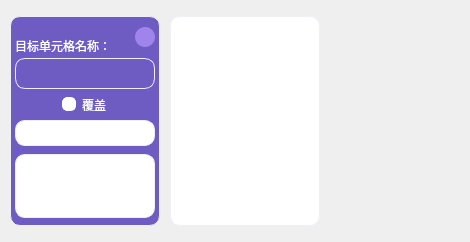
            <widget class="QWidget" name="processRepo">
             <property name="geometry">
              <rect>
               <x>0</x>
               <y>0</y>
               <width>470</width>
               <height>242</height>
              </rect>
             </property>
             <property name="maximumSize">
              <size>
               <width>16777215</width>
               <height>242</height>
              </size>
             </property>
             <layout class="QHBoxLayout" name="processGrid">
              <property name="spacing">
               <number>10</number>
              </property>
              <property name="leftMargin">
               <number>10</number>
              </property>
              <property name="topMargin">
               <number>0</number>
              </property>
              <property name="rightMargin">
               <number>10</number>
              </property>
              <property name="bottomMargin">
               <number>0</number>
              </property>
              <item>
               <widget class="QWidget" name="process1" native="true">
                <property name="minimumSize">
                 <size>
                  <width>150</width>
                  <height>210</height>
                 </size>
                </property>
                <property name="maximumSize">
                 <size>
                  <width>110</width>
                  <height>210</height>
                 </size>
                </property>
                <property name="styleSheet">
                 <string notr="true">*{
background-color:rgb(110, 92, 194);
border:1px solid rgb(239, 239, 248);
border-radius:10px;
}
</string>
                </property>
                <layout class="QVBoxLayout" name="verticalLayout_11">
                 <property name="spacing">
                  <number>0</number>
                 </property>
                 <property name="leftMargin">
                  <number>5</number>
                 </property>
                 <property name="topMargin">
                  <number>0</number>
                 </property>
                 <property name="rightMargin">
                  <number>5</number>
                 </property>
                 <property name="bottomMargin">
                  <number>0</number>
                 </property>
                 <item>
                  <widget class="QFrame" name="frame_11">
                   <property name="minimumSize">
                    <size>
                     <width>0</width>
                     <height>30</height>
                    </size>
                   </property>
                   <property name="maximumSize">
                    <size>
                     <width>16777215</width>
                     <height>30</height>
                    </size>
                   </property>
                   <property name="styleSheet">
                    <string notr="true">border:none</string>
                   </property>
                   <property name="frameShape">
                    <enum>QFrame::StyledPanel</enum>
                   </property>
                   <property name="frameShadow">
                    <enum>QFrame::Raised</enum>
                   </property>
                   <layout class="QHBoxLayout" name="horizontalLayout_5">
                    <property name="spacing">
                     <number>0</number>
                    </property>
                    <property name="leftMargin">
                     <number>0</number>
                    </property>
                    <property name="topMargin">
                     <number>0</number>
                    </property>
                    <property name="rightMargin">
                     <number>0</number>
                    </property>
                    <property name="bottomMargin">
                     <number>0</number>
                    </property>
                    <item alignment="Qt::AlignBottom">
                     <widget class="QLabel" name="label_7">
                      <property name="minimumSize">
                       <size>
                        <width>0</width>
                        <height>13</height>
                       </size>
                      </property>
                      <property name="maximumSize">
                       <size>
                        <width>16777215</width>
                        <height>10</height>
                       </size>
                      </property>
                      <property name="styleSheet">
                       <string notr="true">color: rgb(255, 255, 255);</string>
                      </property>
                      <property name="text">
                       <string>目标单元格名称：</string>
                      </property>
                     </widget>
                    </item>
                    <item alignment="Qt::AlignRight">
                     <widget class="QPushButton" name="btn_writer_deleteProcess">
                      <property name="minimumSize">
                       <size>
                        <width>20</width>
                        <height>20</height>
                       </size>
                      </property>
                      <property name="maximumSize">
                       <size>
                        <width>20</width>
                        <height>20</height>
                       </size>
                      </property>
                      <property name="styleSheet">
                       <string notr="true">*{background-color:rgb(158, 132, 235);}
*:hover{
	
	background-color: rgb(223, 145, 146);
}

*:pressed{
background-color: rgb(203, 125, 126);
}</string>
                      </property>
                      <property name="text">
                       <string/>
                      </property>
                      <property name="icon">
                       <iconset resource="../resource.qrc">
                        <normaloff>:/icons/icon/关闭.ico</normaloff>:/icons/icon/关闭.ico</iconset>
                      </property>
                     </widget>
                    </item>
                   </layout>
                  </widget>
                 </item>
                 <item>
                  <widget class="QLineEdit" name="line_processName">
                   <property name="minimumSize">
                    <size>
                     <width>0</width>
                     <height>31</height>
                    </size>
                   </property>
                   <property name="styleSheet">
                    <string notr="true">color:rgb(255, 255, 255);
border-radius:10px;
font: 700 10pt &quot;Microsoft YaHei UI&quot;;</string>
                   </property>
                   <property name="alignment">
                    <set>Qt::AlignCenter</set>
                   </property>
                  </widget>
                 </item>
                 <item alignment="Qt::AlignHCenter">
                  <widget class="QCheckBox" name="checkBox_writer_rewrite">
                   <property name="minimumSize">
                    <size>
                     <width>0</width>
                     <height>14</height>
                    </size>
                   </property>
                   <property name="styleSheet">
                    <string notr="true">QCheckBox{
border:none;
color:rgb(255, 255, 255);
}
QCheckBox::indicator {
    
    background-color: white;
    border-radius: 5px;
    border-style: solid;
    border-width: 1px;
    border-color: white;
}
QCheckBox::indicator:checked {
    background-color: rgb(102, 86, 180)
}

</string>
                   </property>
                   <property name="text">
                    <string>覆盖</string>
                   </property>
                  </widget>
                 </item>
                 <item>
                  <widget class="QLineEdit" name="text_writer_input">
                   <property name="minimumSize">
                    <size>
                     <width>0</width>
                     <height>26</height>
                    </size>
                   </property>
                   <property name="styleSheet">
                    <string notr="true">background-color:rgb(255, 255, 255);
font: 9pt &quot;Microsoft YaHei UI&quot;;</string>
                   </property>
                  </widget>
                 </item>
                 <item>
                  <widget class="QTextEdit" name="text_writer_calculate">
                   <property name="minimumSize">
                    <size>
                     <width>0</width>
                     <height>64</height>
                    </size>
                   </property>
                   <property name="maximumSize">
                    <size>
                     <width>16777215</width>
                     <height>60</height>
                    </size>
                   </property>
                   <property name="styleSheet">
                    <string notr="true">background-color:rgb(255, 255, 255);
font: 9pt &quot;Microsoft YaHei UI&quot;;</string>
                   </property>
                  </widget>
                 </item>
                </layout>
               </widget>
              </item>
              <item>
               <widget class="QWidget" name="writer_addProcess" native="true">
                <property name="minimumSize">
                 <size>
                  <width>150</width>
                  <height>210</height>
                 </size>
                </property>
                <property name="maximumSize">
                 <size>
                  <width>150</width>
                  <height>210</height>
                 </size>
                </property>
                <property name="styleSheet">
                 <string notr="true">*{
background-color: rgb(255, 255, 255);
border:1px solid rgb(239, 239, 248);
border-radius:10px;
}
</string>
                </property>
                <layout class="QHBoxLayout" name="horizontalLayout_11">
                 <property name="leftMargin">
                  <number>0</number>
                 </property>
                 <property name="topMargin">
                  <number>0</number>
                 </property>
                 <property name="rightMargin">
                  <number>0</number>
                 </property>
                 <property name="bottomMargin">
                  <number>0</number>
                 </property>
                 <item>
                  <widget class="QPushButton" name="btn_writer_addProcess">
                   <property name="minimumSize">
                    <size>
                     <width>150</width>
                     <height>210</height>
                    </size>
                   </property>
                   <property name="maximumSize">
                    <size>
                     <width>150</width>
                     <height>210</height>
                    </size>
                   </property>
                   <property name="styleSheet">
                    <string notr="true">*:hover{
	background-color: rgb(245, 245, 245);
}

*:pressed{
background-color: rgb(240, 240, 240);
}

*{
border-radius:10px;
}</string>
                   </property>
                   <property name="icon">
                    <iconset resource="../resource.qrc">
                     <normaloff>:/icons/icon/添加.ico</normaloff>:/icons/icon/添加.ico</iconset>
                   </property>
                   <property name="iconSize">
                    <size>
                     <width>30</width>
                     <height>30</height>
                    </size>
                   </property>
                  </widget>
                 </item>
                </layout>
               </widget>
              </item>
              <item>
               <spacer name="horizontalSpacer_6">
                <property name="orientation">
                 <enum>Qt::Horizontal</enum>
                </property>
                <property name="sizeType">
                 <enum>QSizePolicy::Expanding</enum>
                </property>
                <property name="sizeHint" stdset="0">
                 <size>
                  <width>40</width>
                  <height>20</height>
                 </size>
                </property>
               </spacer>
              </item>
             </layout>
            </widget>
